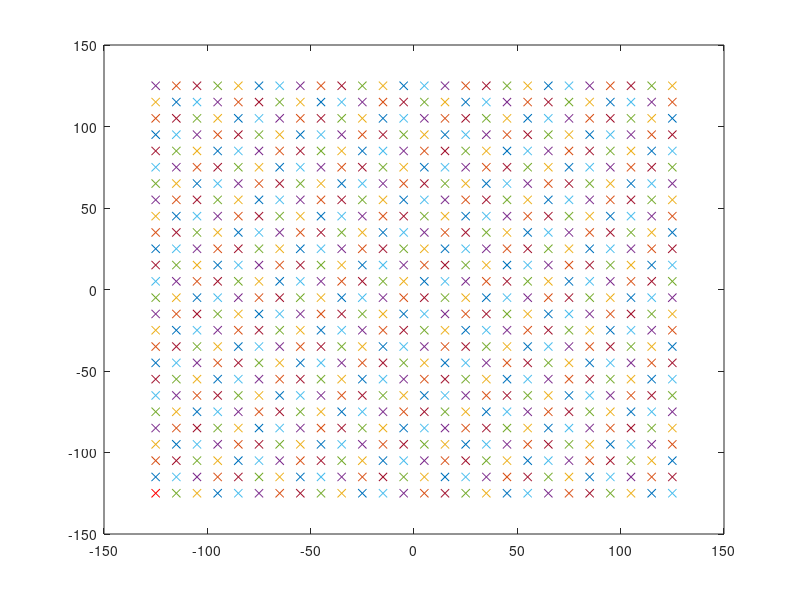

Write MATLAB code to recreate this figure. (Note: this script raises an error after producing the figure.)
function [lattice] = make_dist_lattice_v2
lattice = []; lat_pt = [];
 q1x = [1 0]; q1x = q1x/(norm(q1x));
 q1y = [0 1]; q1y = q1y/(norm(q1y));

theta = pi/2;
theta = 0;
rot_mat = [cos(theta) -sin(theta); sin(theta) cos(theta)];

%Number of atoms + Pixels
lattice_nx = 25;
lattice_ny= 25;
res = 10; % pixels/unit cell for unrotated lattice
pxl_n = lattice_nx*res;
sigma = res;
d = 1/lattice_nx;

if ~mod(theta,pi/2)
    alpha = 1;
else
    % Set an expanded range coefficient which accounts for rotation angle
    % Formula follows from setting making angled lattice large enough so as
    %to be able to extract a square region dimension
    %equivalent to lattice_nx. (just uses pythagoras)   
    alpha = (cos(theta) + sin(theta));
    alpha = alpha*1.2; % extra padding of generated points
end

%generate lattice points with zero degrees rotation
% and store in a nxnx2 grid
for i = 0:alpha*(lattice_nx)
    for j = 0:alpha*(lattice_ny)
        lat_pt(i+1,j+1,:) = res*((i)*q1x + (j)*q1y);
    end
end

%set the lattice centered at (0,0)
max_pxl_x = max(max(lat_pt(:,:,1)));
max_pxl_y = max(max(lat_pt(:,:,2)));
lat_pt(:,:,1) = lat_pt(:,:,1) - max_pxl_x/2;
lat_pt(:,:,2) = lat_pt(:,:,2) - max_pxl_y/2;

%rotate the coordinates by theta degrees
[nr nc nz] = size(lat_pt);
for i = 1:nr
    for j= 1:nc
        x0 = [lat_pt(i,j,2) lat_pt(i,j,1)];
        xx0 = rot_mat*x0';
        lat_pt(i,j,2) = xx0(1); lat_pt(i,j,1) = xx0(2);
    end
end

figure; 
for i = 1:alpha*(lattice_nx)+1
    for j= 1:alpha*(lattice_ny)+1
        if i ==1 && j==1
            plot(lat_pt(i,j,1),lat_pt(i,j,2),'rx');
        else
            plot(lat_pt(i,j,1),lat_pt(i,j,2),'x');
        end
        hold on;
    end
end

%Set up Lattice

min_x = min(min(lat_pt(:,:,1)));
max_x = max(max(lat_pt(:,:,1)));
min_y = min(min(lat_pt(:,:,2)));
max_y = max(max(lat_pt(:,:,2)));
 x = linspace(min_x,max_x,round(alpha*max_pxl_x)); 
 y = linspace(min_y,max_y,round(alpha*max_pxl_y)); 
% y = x;
[xx,yy] = meshgrid(x,y);
ext_lattice = zeros(round(alpha*max_pxl_x),round(alpha*max_pxl_y));
% 
% 
% %Create Drift Terms
% 
% Generate lattice from gaussians
nx = 0.0; ny = 0;
figure;
for j = 1:nr
    for k = 1:nc
       %center point for each atomic site      
       x0 = round([lat_pt(j,k,1), lat_pt(j,k,2)]);
       %plot(lat_pt(j,k,1),lat_pt(j,k,2),'rx'); hold on;     
       ext_lattice = ext_lattice + Gaussian2D_v2(xx,yy,sigma,x0,1);                         
       
    end
end
img_plot2(ext_lattice);

%[r c]  = find(xx >= -(pxl_n/2+res/2) & xx <= pxl_n/2+res/2 & yy >= - (pxl_n/2+res/2) & yy <= pxl_n/2 +res/2);
[r c]  = find(xx >= -(pxl_n/2) & xx <= pxl_n/2 & yy >= - (pxl_n/2) & yy <= pxl_n/2);
min_r = min(r);
min_c = min(c);
max_r = max(r);
max_c = max(c);

%lat_map = zeros(abs(max_r - min_r)+1, abs(max_c-min_c)+1);
lat_map = ext_lattice(min_r:max_r,min_c:max_c);

img_plot2(lat_map);
lattice  = lat_map;

%r = tmp(A);
%5tmp = (lat_pt(:,:,2)); 
%c = tmp(A);
%figure;
%plot(r,c,'o');
% 
% %reposition to put corner at (0,0)
% round_r = round(10000*r)/10000;
% min_r = min(round_r);
% A = (round_r == min_r);
% c(A)
% min_c = min(c(A))
% r = r - min_r;
% c = c - min_c;


% 
% lattice.r = (linspace(0,lattice_nx,pxl_n))';

f=fft2(lat_map - mean(mean(lat_map)));
f=fftshift(f);
f=abs(f);
% 
 img_plot2(f);
% shading flat
% colorbar
% load_color;
% colormap(Cmap.Defect1);
%caxis([0 1e4])
end